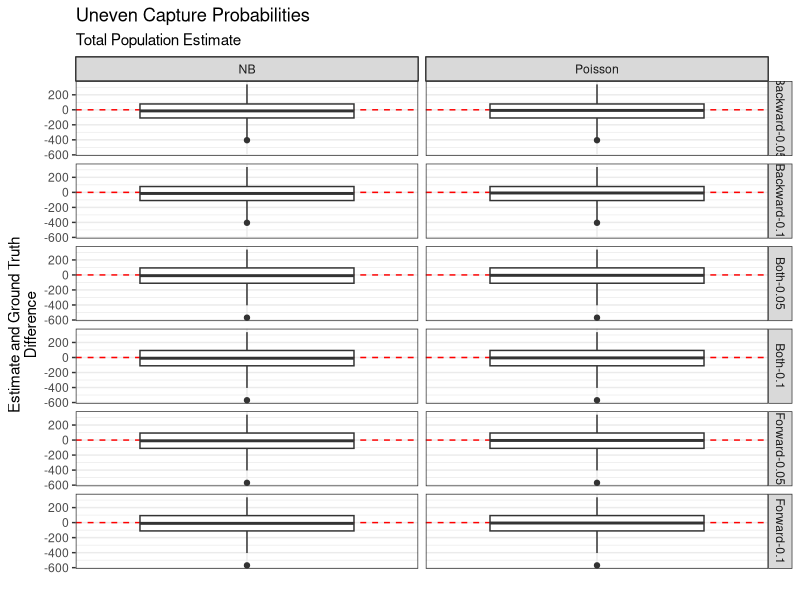
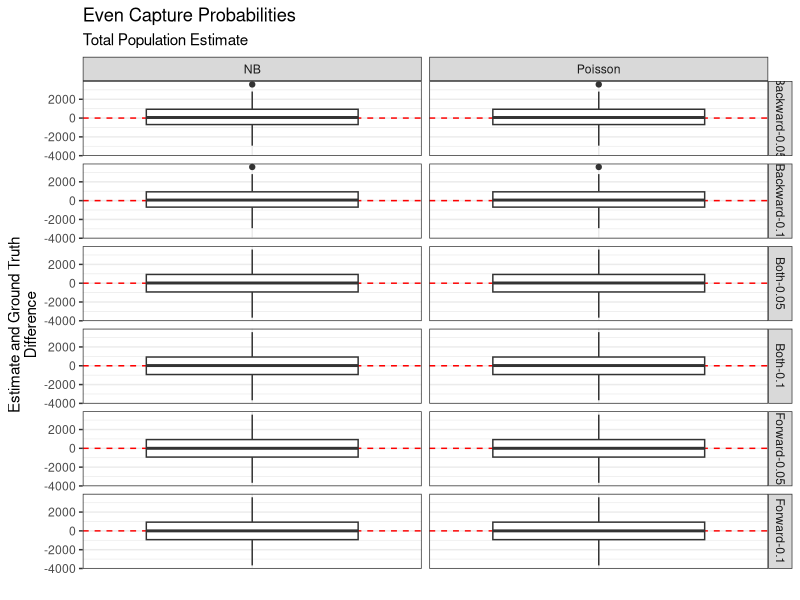
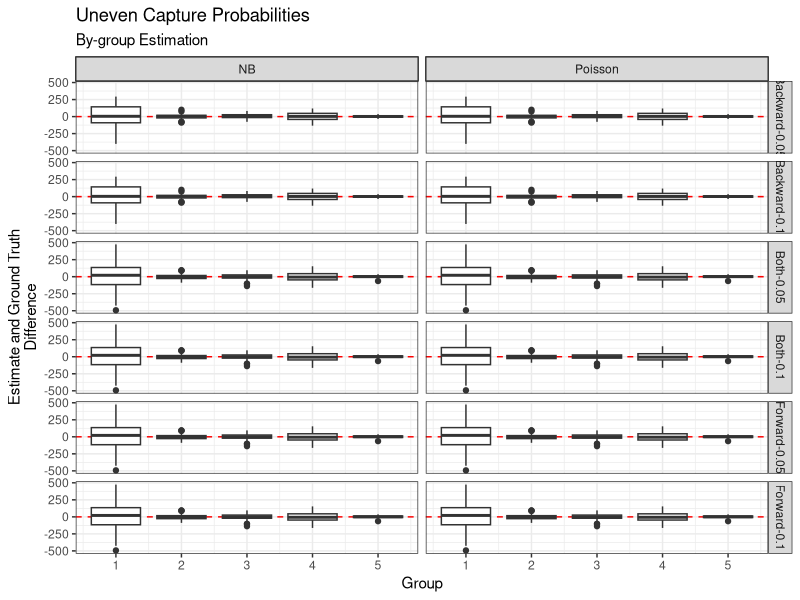
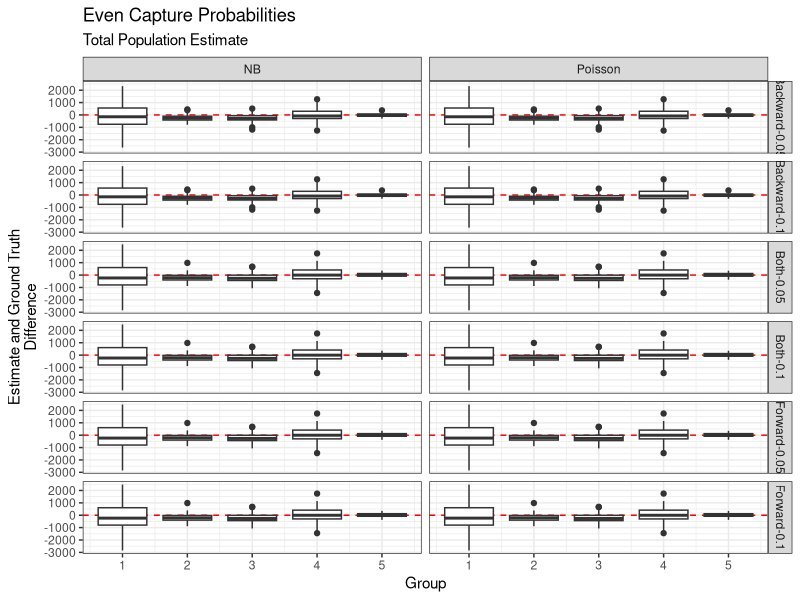
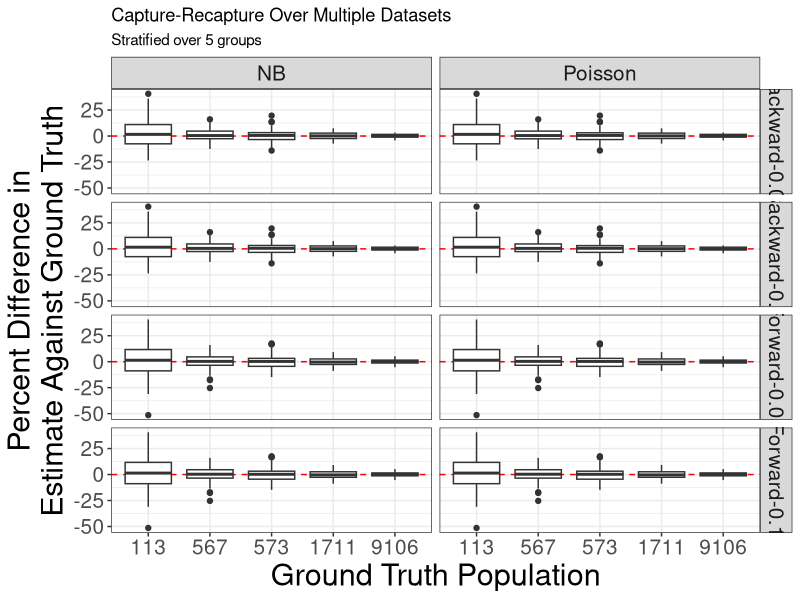
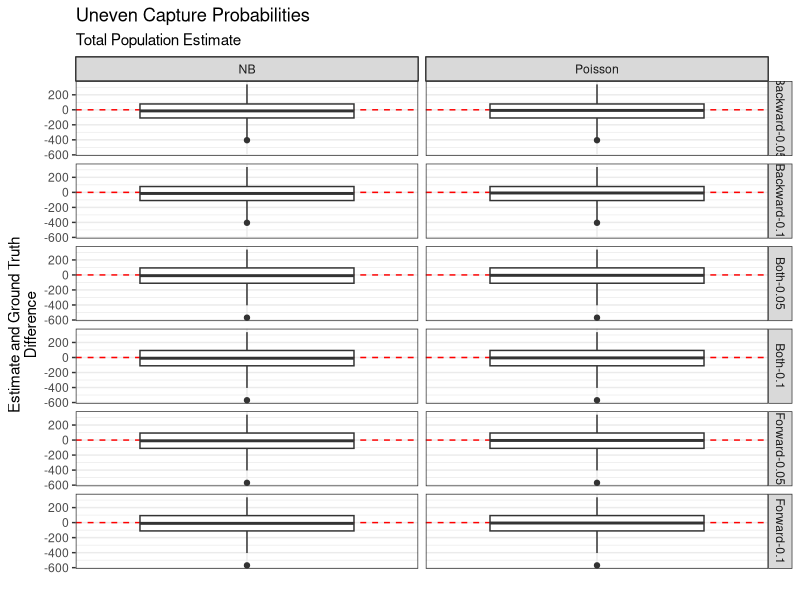
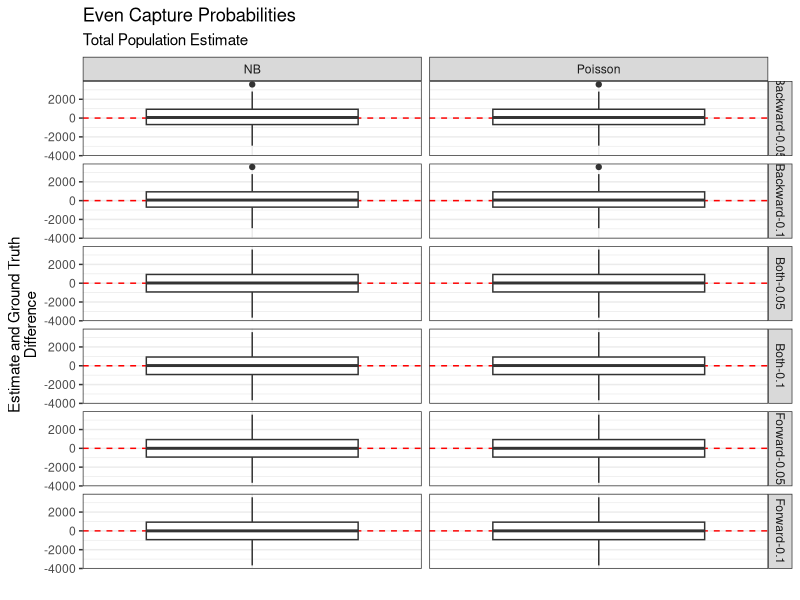
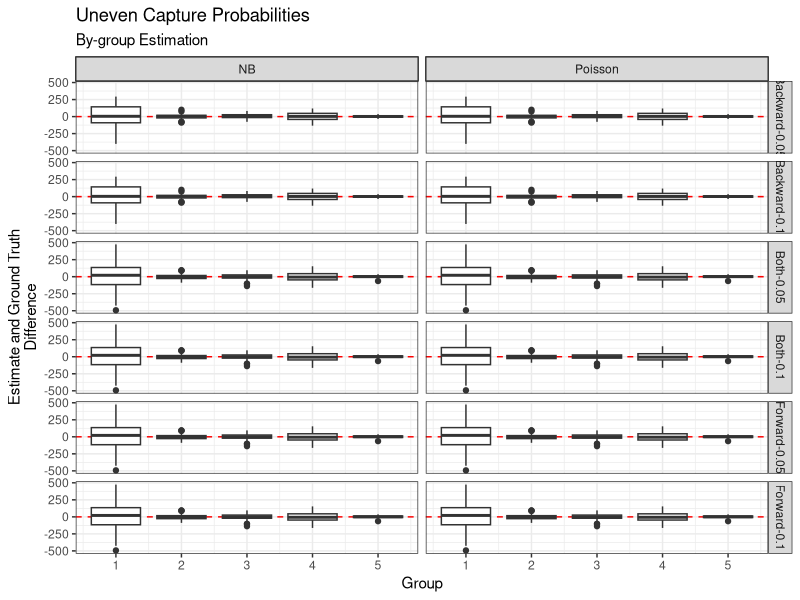

Generate these figures, in order, with R:
library(ggplot2)
library(data.table)

ECNS <- fread("../Data/evenCaptures_noStrata.csv")
ECS <- fread("../Data/evenCaptures_Strata.csv")
UECS <- fread("../Data/unevenCaptures_fiveStrata.csv")
UECNS <- fread("../Data/unevencaptures_noStrata.csv")

makeFig <- function(data) {
  if(length(unique(data$Group)) != 1) stratified <- TRUE else stratified <- FALSE
  DT <- data[, diff := Estimate - GroundTruth]
  
  if(!stratified) {
    plabs <- labs(x = "")
    pticks <- theme(axis.text.x = element_blank(),
                    axis.ticks.x = element_blank())
  } else {
    plabs <- labs(x = "Group")
    pticks <- theme()
  }
  
  
  p <- ggplot(DT, aes(y = diff, x = Group, group = Group)) + 
    geom_hline(yintercept = 0, col = "red", linetype = "dashed") +
    geom_boxplot() + 
    guides(color = "none",
           size = "none") + 
    theme_bw() + 
    facet_grid(Model~Method) + 
    plabs + 
    pticks + 
    labs(y = "Estimate and Ground Truth\nDifference")
  
  return(p)
}

makeFig(UECNS) + labs(title = "Uneven Capture Probabilities",
                      subtitle = "Total Population Estimate")
ggsave("../Figures/unevenCaptures_noStrata.png")

makeFig(ECNS) + labs(title = "Even Capture Probabilities",
                     subtitle = "Total Population Estimate")
ggsave("../Figures/evenCaptures_noStrata.png")

makeFig(UECS) + labs(title = "Uneven Capture Probabilities",
                     subtitle = "By-group Estimation")
ggsave("../Figures/unevenCptures_strata.png", width = 6, height = 16)

makeFig(ECS) + labs(title = "Even Capture Probabilities",
                    subtitle = "Total Population Estimate")
ggsave("../Figures/evenCptures_strata.png")


avgnobs <- copy(UECS)[, .(gt = mean(GroundTruth)), by = c("Group")]
pct <- copy(UECS)[, pct := (Estimate - GroundTruth)/GroundTruth*100
                  ][, Group := factor(Group, labels = round(avgnobs$gt[order(avgnobs$gt, decreasing = FALSE)]), levels = c(5, 3, 2, 4, 1), ordered = TRUE)]
ggplot(pct[!Model %like% "Both"], aes(x = Group, y = pct, group = Group)) + 
  geom_hline(yintercept = 0, col = "red", linetype = "dashed") + 
  geom_boxplot() + 
  theme_bw() + 
  facet_grid(Model~Method) + 
  labs(y = "Percent Difference in\nEstimate Against Ground Truth",
       x = "Ground Truth Population",
       title = "Capture-Recapture Over Multiple Datasets",
       subtitle = "Stratified over 5 groups") +
  theme(axis.text = element_text(size = 15),
        axis.title = element_text(size = 22),
        strip.text = element_text(size = 15))

ggsave("test.png", width = 8, height = 8)


